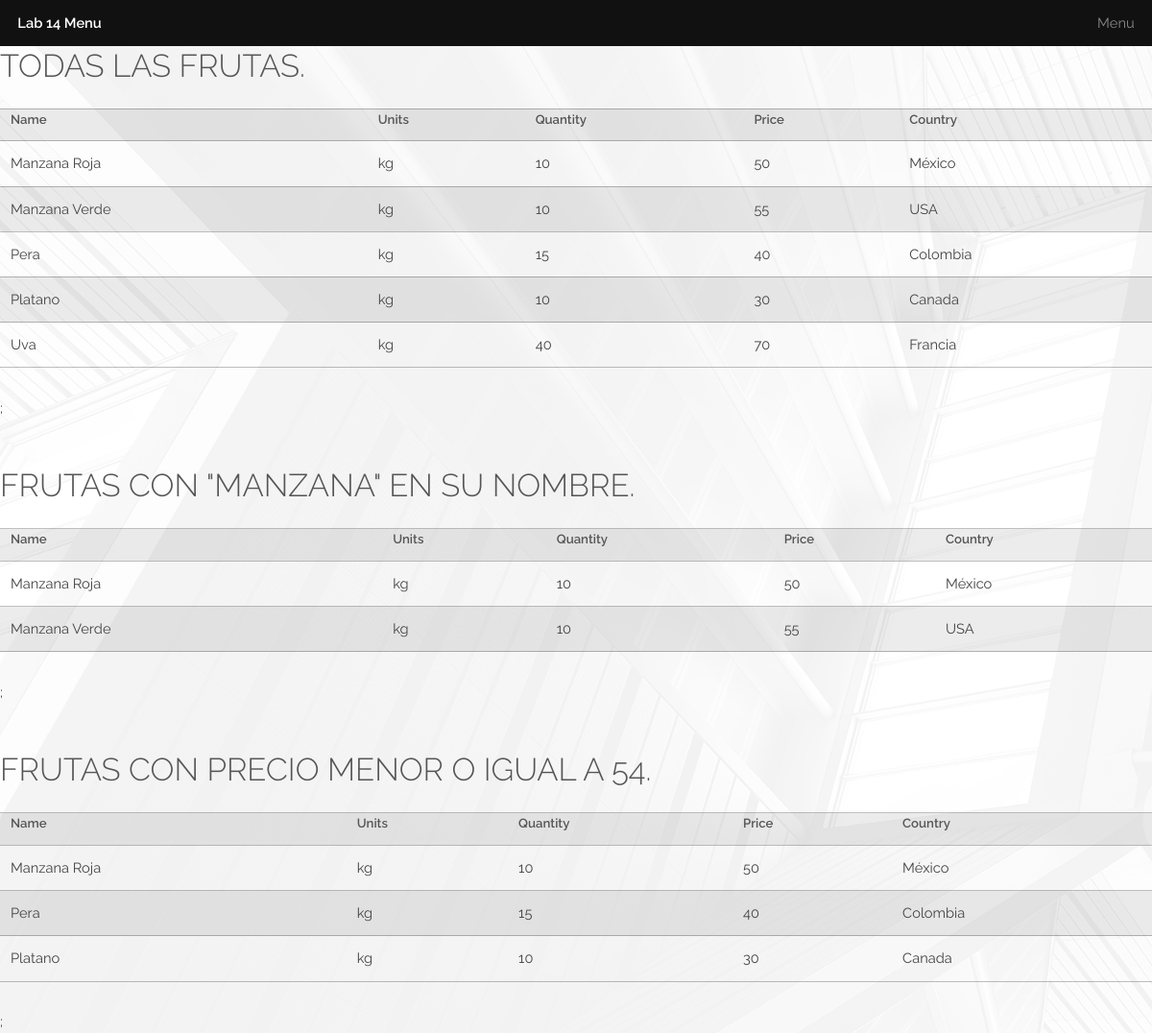
The page /Lab14/tabla.php on the database its author committed.
### tables this page shows
CREATE TABLE `fruit` (
  `name` varchar(30) NOT NULL,
  `units` varchar(11) NOT NULL,
  `quantity` int(11) NOT NULL,
  `price` int(11) NOT NULL,
  `country` varchar(30) NOT NULL
);

### Lab14/util.php (called while the page is built, shortened)
<?php
function connectDb(){
    $servername = "localhost";
    $username = "root";
    $password = "";
    $dbname = "lab14";
    $con = mysqli_connect($servername, $username, $password, $dbname);
    return $con;
}
function getFruits(){
    $conn = connectDb();
    $sql = "SELECT * FROM Fruit";
    $result = mysqli_query($conn,$sql);
    return $result;
}
function getFruitsByName($fruit_name){
    $conn = connectDb();
    $sql = "SELECT name, units, quantity, price, country FROM Fruit WHERE name LIKE '%".$fruit_name."%'";
    $result = mysqli_query($conn, $sql);
    return $result;
}
function getCheapestFruits($cheap_price){
    $conn = connectDb();
    $sql = "SELECT name, units, quantity, price, country FROM Fruit WHERE price <= '".$cheap_price."'";
    $result = mysqli_query($conn,$sql);
    return $result;
}
?>

### Lab14/query1.php (the view)
<?php
    require_once "util.php";
    $result = getFruits();
    echo "<table>";
    echo "<tr>";
    echo "<th> Name </th>";
    echo "<th> Units </th>";
    echo "<th> Quantity </th>";
    echo "<th> Price </th>";
    echo "<th> Country </th>";
    echo "</tr>";
    if(mysqli_num_rows($result)>0){
        while($row = mysqli_fetch_assoc($result)){
            echo "<tr>";
            echo "<td>" . $row["name"]. "</td>";
            echo "<td>" . $row["units"]. "</td>";
            echo "<td>" . $row["quantity"]. "</td>";
            echo "<td>" . $row["price"]. "</td>";
            echo "<td>" . $row["country"]. "</td>";
            echo "</tr>";
        }
    }
    echo "</table>";
?>

### Lab14/tabla.php (shortened to what this page needs)
<!DOCTYPE HTML>
<html>
	<head>
		<link rel="stylesheet" href="../assets/css/main.css" />
    </head>
    <body class="is-preload">
        <header id="header">
            <a class="logo" href="index.php">Lab 14 Menu</a>
            <nav>
                <a href="index.php">Menu</a>
            </nav>
        </header>
        <h2>Todas las frutas.</h2>
        <?php include("query1.php"); ?>;
        <br><br><br>
        <h2>Frutas con "Manzana" en su nombre.</h2>
        <?php include("query2.php"); ?>;
        <br><br><br>
        <h2>Frutas con precio menor o igual a 54.</h2>
        <?php include("query3.php"); ?>;
	</body>
</html>

### Lab14/query2.php
<?php
    require_once "util.php";
    $result = getFruitsByName("Manzana");
    echo "<table>";
    echo "<tr>";
    echo "<th> Name </th>";
    echo "<th> Units </th>";
    echo "<th> Quantity </th>";
    echo "<th> Price </th>";
    echo "<th> Country </th>";
    echo "</tr>";
    if(mysqli_num_rows($result)>0){
        while($row = mysqli_fetch_assoc($result)){
            echo "<tr>";
            echo "<td>" . $row["name"]. "</td>";
            echo "<td>" . $row["units"]. "</td>";
            echo "<td>" . $row["quantity"]. "</td>";
            echo "<td>" . $row["price"]. "</td>";
            echo "<td>" . $row["country"]. "</td>";
            echo "</tr>";
        }
    }
    echo "</table>";
?>

### Lab14/query3.php
<?php
    require_once "util.php";
    $result = getCheapestFruits("54");
    echo "<table>";
    echo "<tr>";
    echo "<th> Name </th>";
    echo "<th> Units </th>";
    echo "<th> Quantity </th>";
    echo "<th> Price </th>";
    echo "<th> Country </th>";
    echo "</tr>";
    if(mysqli_num_rows($result)>0){
        while($row = mysqli_fetch_assoc($result)){
            echo "<tr>";
            echo "<td>" . $row["name"]. "</td>";
            echo "<td>" . $row["units"]. "</td>";
            echo "<td>" . $row["quantity"]. "</td>";
            echo "<td>" . $row["price"]. "</td>";
            echo "<td>" . $row["country"]. "</td>";
            echo "</tr>";
        }
    }
    echo "</table>";
?>

### rows shown on the page
fruit: name "Manzana Roja", units "kg", quantity "10", price "50", country "México"
fruit: name "Manzana Verde", units "kg", quantity "10", price "55", country "USA"
fruit: name "Pera", units "kg", quantity "15", price "40", country "Colombia"
fruit: name "Platano", units "kg", quantity "10", price "30", country "Canada"
fruit: name "Uva", units "kg", quantity "40", price "70", country "Francia"
